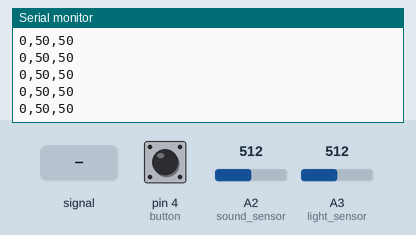
This sketch was run on a simulated Arduino Uno, built with avr-gcc and run on an emulated ATmega328P. Parts: the last lines printed to the serial monitor. Inputs (shaded band) come from the test bench; at power-on: A2 (sound_sensor) = 512, A3 (light_sensor) = 512, pin 4 (button) LOW.

Above: at 1.2 s.
1.3 s: A2 (sound_sensor) fed a 200 Hz sine of ±81 counts around its level
At 1.31 s:
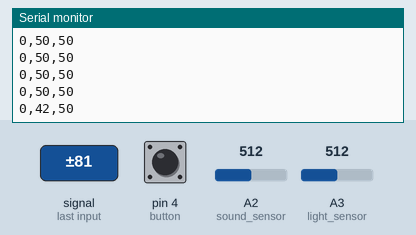
2.8 s: A2 (sound_sensor) set to 716
At 2.82 s:
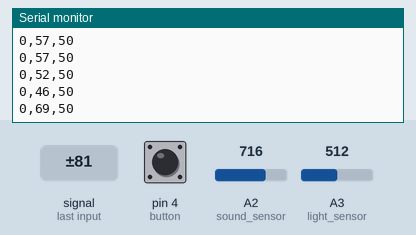
4.3 s: A3 (light_sensor) set to 716
At 4.33 s:
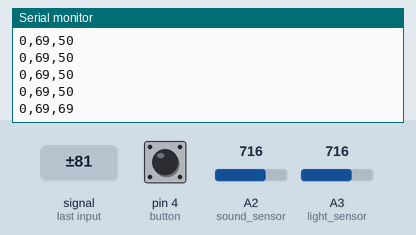
5.8 s: pin 4 (button) pulled HIGH for 0.15 s
At 5.84 s:
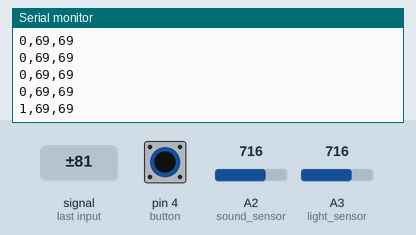
7.4 s: A2 (sound_sensor) fed a 1000 Hz sine of ±255 counts around its level
At 7.45 s:
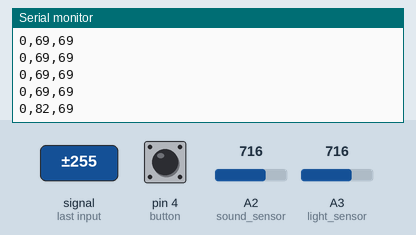
8.9 s: pin 4 (button) pulled HIGH for 1 s
At 8.96 s:
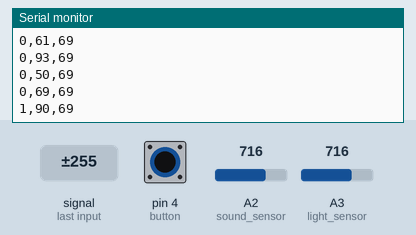
Timing chart, 0 to 11.9 s (numbered marks = the images above; inputs shaded):
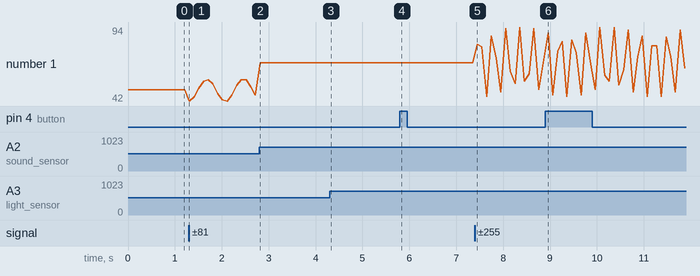

The sketch:

sprint1_sound_copy_20211103234101.ino
```cpp
/*
October 2021 - Andreja Morrison
Adapted from week6-three sensor Example in Interactive Objects and Environments.

Adapted to use sound input from sound sensor instead of potentiometer values.

Sourced code from https://sensorkit.arduino.cc/sensorkit/module/lessons/lesson/06-the-sound-sensor
to understand the values and function of the sound sensor.
*/


#define button 4

int button_state = 0;
int sound_sensor = A2;
int light_sensor = A3;
int sensors[3];

void setup() {
   // start serial port at 9600 bps:
   Serial.begin(9600);
   pinMode(button, INPUT);


}

void loop() {
 // this example uses sensors with a different ranges
 //use the map() method to convert the range

    //read the number from the button sensor and put the value
    //into the first index of the Array, repeat for all indexes of the Array

    button_state = digitalRead(button);
    sensors[0] = button_state;

    int sound_value = analogRead(sound_sensor);
    int sound = map(sound_value, 0, 1023, 0, 100);

    sensors[1] = sound;

    int raw_light = analogRead(light_sensor);
    int light = map(raw_light, 0, 1023, 0, 100);

    sensors[2] = light;


    if (button_state == HIGH){

      }


    for (int thisSensor = 0; thisSensor < 3; thisSensor++) {

        int sensorValue = sensors[thisSensor];

      // if you're on the last sensor value, end with a println()
      // otherwise, print a comma
      //The number of sensors needs to be hard coded, in this example 3 sensors are running 0,1,2

      Serial.print(sensorValue);
      if (thisSensor == 2) {
         Serial.println();
      } else {
         Serial.print(",");
      }
   }
    delay(100);
}
```

Measured:
- after the input at 1.3 s, the serial monitor: prints a new line at once (image 1)
- after the input at 2.8 s, the serial monitor: prints a new line at once (image 2)
- after the input at 4.3 s, the serial monitor: prints a new line at once (image 3)
- after the input at 5.8 s, the serial monitor: prints a new line at once (image 4)
- after the input at 7.4 s, the serial monitor: prints a new line after 0.05 s (image 5)
- after the input at 8.9 s, the serial monitor: prints a new line after 0.06 s (image 6)
- plotted number 1: 50 → 46 after the input at 1.3 s, 46 → 69 after the input at 2.8 s
